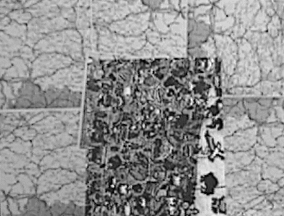
//> input picture Computer Vision/Victor/trabalho1/test1/esq.ppm, 284 x 216 px
$ ./stereo test1/esq.ppm test1/dir.ppm test1/dir.ppm   (built with g++ and OpenCV 4)
//> lines starting //> are read from the running program, lines starting //| are printed output that depends on the picture
#include <iostream>
#include <cstdarg>
#include <cmath>
#include <cstdlib>
#include "opencv2/highgui/highgui.hpp"
#include "opencv2/imgproc/imgproc.hpp"

using namespace cv;
using namespace std;

#define SQR(a) (a)*(a)

// -----------------Codigo de Java-----------------

void copy(IplImage * src, IplImage * dst, int step, char flag){
	int i, j;
    for(i = 0; i < src->height; ++i){
		for(j = 0; j < src->width; ++j){
    		if(flag == 'v')
        		CV_IMAGE_ELEM(dst, uchar, step + i, j) = CV_IMAGE_ELEM(src, uchar, i, j);
        	else
        		CV_IMAGE_ELEM(dst, uchar, i, step + j) = CV_IMAGE_ELEM(src, uchar, i, j);
    	}
    }
}

IplImage * join(char flag, int esp, IplImage * base, int n, ... ){

	IplImage * join;
	if(flag == 'h')
		join = cvCreateImage(cvSize(base->width * (n + 1) + esp * n, base->height), base->depth, base->nChannels);
	else
		join = cvCreateImage(cvSize(base->width, base->height * (n + 1) + esp  * n), base->depth, base->nChannels);

	copy(base, join, 0, flag);

	const int dim = (flag == 'h') ? base->width : base->height;
	int passo = (flag == 'h') ? base->width : base->height;

	va_list args;
	va_start(args, n);
	for(int x = 0; x < n; x++){
        IplImage * im = va_arg(args, IplImage *);
        copy(im, join, passo + x * dim + esp * (x + 1), flag);
	}
    va_end(args);
	return join;
}

// ------------------------------------------------
int base(IplImage *esq, IplImage *dir, int i, int j, int k)
{
	// -------------- Correspondencia por Cor mais proxima --------------
	int dist = SQR(CV_IMAGE_ELEM(esq,uchar,i,k*3)-CV_IMAGE_ELEM(dir,uchar,i,j*3)) + SQR(CV_IMAGE_ELEM(esq,uchar,i,k*3+1)-CV_IMAGE_ELEM(dir,uchar,i,j*3+1)) + SQR(CV_IMAGE_ELEM(esq,uchar,i,k*3+2)-CV_IMAGE_ELEM(dir,uchar,i,j*3+2));
	return dist;
}
// ----------------------- Erro medio ~= 41 -------------------------

int integralSum(IplImage* real, int h, int k, int n)
{
	// cout << "h: " << min(h + n - 1,real->height-1) << " " << h << " | k: " << min(k + n - 1, real->width-1) << " " << k << " | n: " << n << endl;
	int dist = CV_IMAGE_ELEM(real, int, min(h + n - 1,real->height-1), min(k + n - 1, real->width-1));
	// cout << "1:" << dist;
	if (k > 0)
		dist -= CV_IMAGE_ELEM(real, int, min(h + n - 1,real->height-1), k - 1);
	// cout << " 2:" << dist;
	if (h > 0)
		dist -= CV_IMAGE_ELEM(real, int, h - 1, min(k + n - 1, real->width-1));
	// cout << " 3:" << dist;
	if (h > 0 && k > 0)
		dist += CV_IMAGE_ELEM(real, int, h - 1, k - 1);
	// cout << " 4:" << dist << endl;

	return dist;
}

void integralImage(IplImage *esq, IplImage* dir, IplImage *integral,int d)
{
	for (int i = 0; i < esq->height; i++)
		for (int j = 0; j+d < esq->width; j++)
		{
				// cout << "i: " << i << "| j: " << j << " | ";
				CV_IMAGE_ELEM(integral, int, i, j) = abs(CV_IMAGE_ELEM(esq,uchar,i,(j+d)*3)-CV_IMAGE_ELEM(dir,uchar,i,j*3)) +
			 									     abs(CV_IMAGE_ELEM(esq,uchar,i,(j+d)*3+1)-CV_IMAGE_ELEM(dir,uchar,i,j*3+1)) +
				 									 abs(CV_IMAGE_ELEM(esq,uchar,i,(j+d)*3+2)-CV_IMAGE_ELEM(dir,uchar,i,j*3+2));
				// cout << "integral: " << (int)CV_IMAGE_ELEM(integral, int, i, j) << " ";
				if (j > 0)
					CV_IMAGE_ELEM(integral, int, i, j) += CV_IMAGE_ELEM(integral, int, i, j-1);
				// cout << "integral: " << (int)CV_IMAGE_ELEM(integral, int, i, j) << " ";
				if (i > 0)
					CV_IMAGE_ELEM(integral, int, i, j) += CV_IMAGE_ELEM(integral, int, i-1, j);
				// cout << "integral: " << (int)CV_IMAGE_ELEM(integral, int, i, j) << " ";
				if (i > 0 && j > 0)
					CV_IMAGE_ELEM(integral, int, i, j) -= CV_IMAGE_ELEM(integral, int, i-1, j-1);
				// cout << "integral: " << (int)CV_IMAGE_ELEM(integral, int, i, j) << endl;
		}
}

// Correspondencia por vizinhança de N pixels
int stereoI(IplImage *esq, IplImage *dir, int i, int j, int k, int n)
{
	int dist = 0;
	for (int x = 0; x < n; x++)
		for (int y = 0; y < n; y++)
			if (i+x >= 0 && i+x < esq->height && k+y >= 0 && k+y < dir->width && j+y >= 0 && j+y < esq->width)
				dist += abs(CV_IMAGE_ELEM(esq,uchar,i+x,(k+y)*3)-CV_IMAGE_ELEM(dir,uchar,i+x,(j+y)*3)) +
						abs(CV_IMAGE_ELEM(esq,uchar,i+x,(k+y)*3+1)-CV_IMAGE_ELEM(dir,uchar,i+x,(j+y)*3+1)) +
						abs(CV_IMAGE_ELEM(esq,uchar,i+x,(k+y)*3+2)-CV_IMAGE_ELEM(dir,uchar,i+x,(j+y)*3+2));

	// cout << "dist:" << dist << " i: " << i+n-1 << " j: " << j+n-1 << " k: " << k+n-1 << " n: " << n << endl;
	return dist;
}

void meanNeighbours(IplImage* img, IplImage *dest, int n)
{
	int sum[3],qnt;

	int dist = 0;
	for (int i = 0; i < img->height; i++)
		for (int j = 0; j < img->width; j++)
		{
			sum[0] = sum[1] = sum[2] = qnt = 0;

			for (int k = 0; k < n; k++)
				for (int h = 0; h < n; h++)
					if (i+k < img->height && j+h < img->width)
					{
						sum[0] += CV_IMAGE_ELEM(img,uchar,i+k,(j+h)*3);
						sum[1] += CV_IMAGE_ELEM(img,uchar,i+k,(j+h)*3+1);
						sum[2] += CV_IMAGE_ELEM(img,uchar,i+k,(j+h)*3+2);
						qnt++;
					}

			sum[0] /= qnt;
			sum[1] /= qnt;
			sum[2] /= qnt;

			CV_IMAGE_ELEM(dest,uchar,i,j*3) = CV_IMAGE_ELEM(img,uchar,i,j*3) - max(CV_IMAGE_ELEM(img,uchar,i,j*3) - sum[0],0);
			CV_IMAGE_ELEM(dest,uchar,i,j*3+1) = CV_IMAGE_ELEM(img,uchar,i,j*3+1) - max(CV_IMAGE_ELEM(img,uchar,i,j*3+1) - sum[1],0);
			CV_IMAGE_ELEM(dest,uchar,i,j*3+2) = CV_IMAGE_ELEM(img,uchar,i,j*3+2) - max(CV_IMAGE_ELEM(img,uchar,i,j*3+2) - sum[2],0);
		}
}

int main(int argc, char **argv) {
	IplImage *esq, *dir, *disp, *res, *erro, *nEsq, *nDir;
	int i, j, k, n, d, dist,dist2, distmin, avgerro;
	string file = argv[1];

	const clock_t begin = clock();

	// esq = cvLoadImage((file+"esq.ppm").c_str(), 1);
	// dir = cvLoadImage((file+"dir.ppm").c_str(), 1);
	// disp = cvLoadImage((file+"disp.pgm").c_str(), 0);
	esq = cvLoadImage(argv[1], 1);
//> esq is the input picture: 216 rows x 284 cols, CV_8UC3; min 3, max 255, mean 144.4
	dir = cvLoadImage(argv[2], 1);
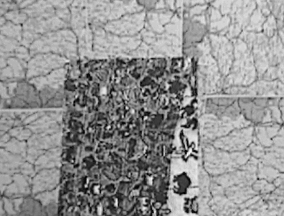
//> input picture Computer Vision/Victor/trabalho1/test1/dir.ppm, 284 x 216 px
//> dir is the input picture: 216 rows x 284 cols, CV_8UC3; min 2, max 251, mean 145.8
	disp = cvLoadImage(argv[3], 0);
	res = cvCreateImage(cvSize(esq->width,esq->height), IPL_DEPTH_8U, 1);
	// IplImage *res2 = cvCreateImage(cvSize(esq->width,esq->height), IPL_DEPTH_8U, 1);
	erro = cvCreateImage(cvSize(esq->width,esq->height), IPL_DEPTH_8U, 1);
	nEsq = cvCreateImage(cvSize(esq->width,esq->height), IPL_DEPTH_8U, 3);
	nDir = cvCreateImage(cvSize(dir->width,dir->height), IPL_DEPTH_8U, 3);

	int neighbours = 11;
	meanNeighbours(esq,nEsq,3);
//> after the loop in meanNeighbours, `for (int i = 0; i < img->height; i++)`:
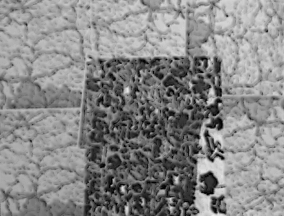
//> dest: 216 rows x 284 cols, CV_8UC3; min 3, max 237, mean 135.2
//> after the loop in meanNeighbours, `for (int i = 0; i < img->height; i++)`: sum = [172, 172, 172]; qnt = 1
	meanNeighbours(dir,nDir,3);
//> call 2 of meanNeighbours, with n = 3
//> after the loop in meanNeighbours (call 2), `for (int i = 0; i < img->height; i++)`:
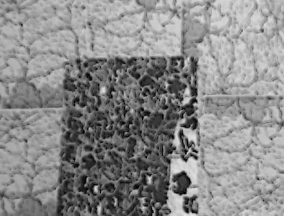
//> dest: 216 rows x 284 cols, CV_8UC3; min 2, max 231, mean 137.1
//> after the loop in meanNeighbours (call 2), `for (int i = 0; i < img->height; i++)`: sum = [188, 188, 188]; qnt = 1

	IplImage **integral = (IplImage**) malloc(dir->width * sizeof(IplImage*));
	for (int i = 0; i < dir->width; i++)
	{
		integral[i] = cvCreateImage(cvSize(dir->width,dir->height), IPL_DEPTH_32S, 1);
		integralImage(nEsq,nDir,integral[i],i);
	}

	int lowerMask = 2, higherMask = 32, avg = INT_MAX;
	avgerro=0; n=0;
	// for (int neighbours = 3; neighbours < 32; neighbours+=2)
	// {
		for(i=0; i < esq->height; i++)
		{
			for(j=0; j < esq->width; j++)
			{
				distmin = INT_MAX;
				d = 0;
				for(k = j + lowerMask; k < j + higherMask; k++)
				// for (k = j; k < esq->width; k++)
				{
					// [9 lines of commented-out code are left out]
						dist = integralSum(integral[k-j], i - neighbours / 2, j - neighbours / 2, neighbours);

					if(dist < distmin)
					{
						distmin = dist;
						d = k-j;
					}

					// [53 lines of commented-out code are left out]
				}
				// cout << "MinDist: " << distmin << " | d: " << d << " | newDistMin: " << newDistMin << " | newD: " << newD << endl;

	//			------------------------------------------------------------------
	//			------------------------ Calculo do Erro -------------------------
				CV_IMAGE_ELEM(res,uchar,i,j) = d*8;
				// CV_IMAGE_ELEM(res2,uchar,i,j) = newD*8;
				if(CV_IMAGE_ELEM(disp,uchar,i,j))
				{
					CV_IMAGE_ELEM(erro,uchar,i,j) = abs(CV_IMAGE_ELEM(disp,uchar,i,j)-CV_IMAGE_ELEM(res,uchar,i,j));
					avgerro += CV_IMAGE_ELEM(erro,uchar,i,j);
					n++;
				}
				else
					CV_IMAGE_ELEM(erro,uchar,i,j) = 0;
	//			------------------------------------------------------------------
			}
		}
//> this loop made 216 passes
//> (distmin, avgerro, n) on passes 1 to 3: (-86634, 36237, 284), (-100446, 72723, 568), (-114939, 108997, 852)
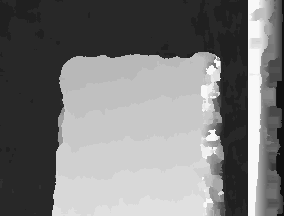
//> res: 216 rows x 284 cols, CV_8UC1; min 16, max 248, mean 121.3
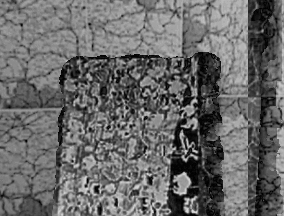
//> erro: 216 rows x 284 cols, CV_8UC1; min 0, max 222, mean 105.2
//> after the loop, distmin = -191544; d = 2; dist = 0; avgerro = 6451025; n = 61344

	// [6 lines of commented-out code are left out]

	cout << "Erro médio: " << (double) avgerro/n << endl << "Exec time: " << float( clock() - begin) / CLOCKS_PER_SEC << endl;
	// cout << "Erro médio: " << (double) avg/n << endl << "Exec time: " << float( clock() - begin) / CLOCKS_PER_SEC << endl;


    IplImage * out = join('h',30,disp,2,res,erro);
 // [16 lines of commented-out code are left out]

	while(cvWaitKey(10) < 0) {
//> the Esc key is pressed
		// cvShowImage("Direita", dir);
		// cvShowImage("Esquerda", esq);
		cvShowImage("meanedEsq", nEsq);
		cvShowImage("meanedDir", nDir);
		// cvShowImage("resIntegral", res);
		// cvShowImage("resSimple", res2);
		cvShowImage("Disp / Res / Erro", out);
		// cvShowImage("integral[x]", t);
		// cvShowImage("manual_integral[x]", o);
	}
	cvDestroyAllWindows();
}
